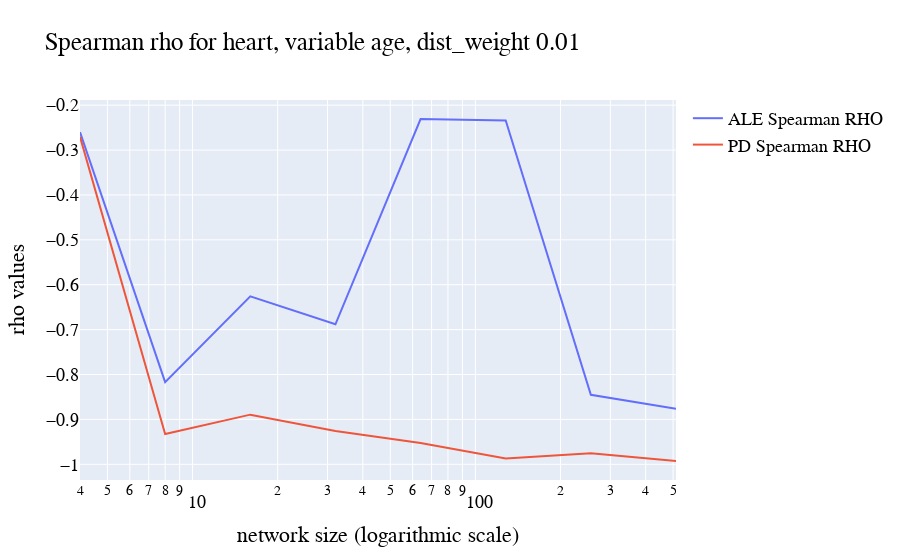

Source (notebook cell):
### Code cell
fig = go.Figure()
fig.add_trace(go.Scatter(x=groupped["size"], y=groupped.ale_rho,
                    mode='lines',
                    name='ALE Spearman RHO'))
fig.add_trace(go.Scatter(x=groupped["size"], y=groupped.pd_rho,
                    mode='lines',
                    name='PD Spearman RHO'))
fig.update_xaxes(type="log")
fig.update_layout(
    title="Spearman rho for heart, variable age, dist_weight 0.01",
    xaxis_title="network size (logarithmic scale)",
    yaxis_title="rho values",
    font=dict(
        family="Courier New, monospace",
        size=18,
        color="black"
    )
)
fig.show()

### Figure 1 — Plotly figure (JSON) as saved in the notebook; plotly's stock layout.template omitted (floating-point values rounded to 4 significant figures)
{"data": [{"mode": "lines", "name": "ALE Spearman RHO", "type": "scatter", "x": [4, 8, 16, 32, 64, 128, 256, 512], "y": [-0.2601, -0.8169, -0.6257, -0.6881, -0.2308, -0.2343, -0.8453, -0.8765]}, {"mode": "lines", "name": "PD Spearman RHO", "type": "scatter", "x": [4, 8, 16, 32, 64, 128, 256, 512], "y": [-0.2706, -0.9327, -0.8894, -0.926, -0.9526, -0.987, -0.9753, -0.9926]}], "layout": {"font": {"color": "black", "family": "Courier New, monospace", "size": 18}, "title": {"text": "Spearman rho for heart, variable age, dist_weight 0.01"}, "xaxis": {"title": {"text": "network size (logarithmic scale)"}, "type": "log"}, "yaxis": {"title": {"text": "rho values"}}}}
